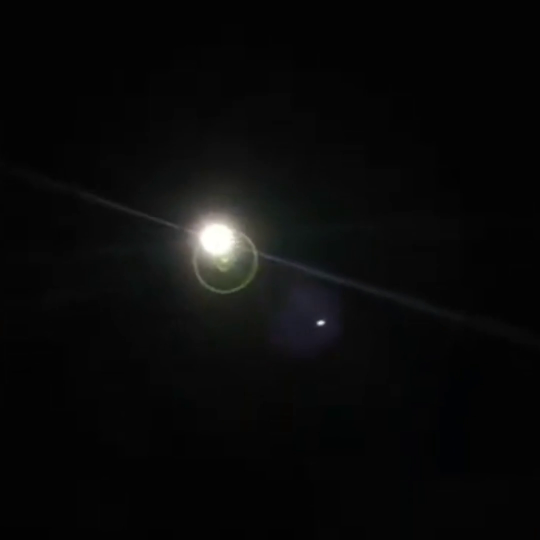
//> input picture frame 108 of combinacao/teste_light_painting.mp4, 1080 x 1080 px (shown at 1/2 size)
$ ./combinacao   (built with g++ and OpenCV 4)
//> lines starting //> are read from the running program, lines starting //| are printed output that depends on the picture; after the words box and inside, x2 and y2 are one past the last pixel; in counts of white or black regions, pixels touching at a corner belong together
#include <iostream>
#include <opencv2/opencv.hpp>

int main(int argc, char** argv) {
  // Define o caminho do vídeo padrão ou recebe via argumento do terminal
  std::string video_path = (argc > 1) ? argv[1] : "teste_light_painting.mp4";

  cv::VideoCapture cap(video_path);
  if (!cap.isOpened()) {
    std::cerr << "Erro ao abrir o arquivo de video: " << video_path << std::endl;
    return -1;
  }

  cv::Mat frame, frame_gray, frame_resized;
  cap >> frame;
//> frame is the input picture: 1080 rows x 1080 cols, CV_8UC3; mean B, G, R 9.5, 9.7, 9.5
  if (frame.empty()) {
    std::cerr << "O video nao contem frames validos." << std::endl;
    return -1;
  }

  // --- REDIMENSIONAMENTO PARA 640x640 ---
  cv::resize(frame, frame_resized, cv::Size(640, 640));
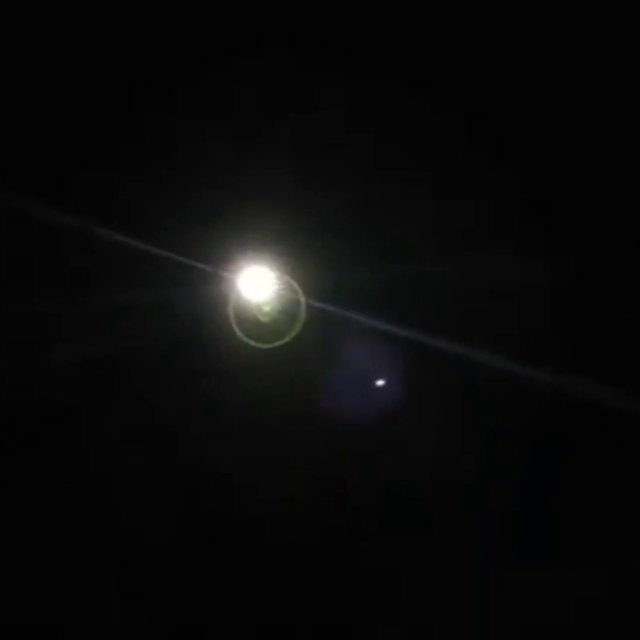
//> frame_resized: 640 rows x 640 cols, CV_8UC3; mean B, G, R 9.5, 9.7, 9.4

  // Converte o primeiro frame redimensionado para tons de cinza
  cv::cvtColor(frame_resized, frame_gray, cv::COLOR_BGR2GRAY);

  // Inicializa os acumuladores em 640x640
  cv::Mat light_painting_max = frame_gray.clone();
  cv::Mat light_painting_or  = frame_gray.clone();

  while (true) {
    cap >> frame;
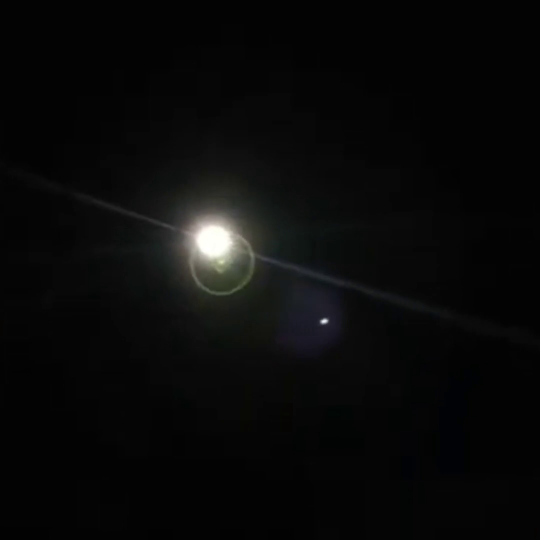
//> input picture frame 109 of combinacao/teste_light_painting.mp4, 1080 x 1080 px (shown at 1/2 size)
//> frame is the input picture: 1080 rows x 1080 cols, CV_8UC3; mean B, G, R 9.4, 9.6, 9.3
    if (frame.empty()) {
      break; // Fim do vídeo
    }

    // Redimensiona para o formato quadrado 640x640
    cv::resize(frame, frame_resized, cv::Size(640, 640));
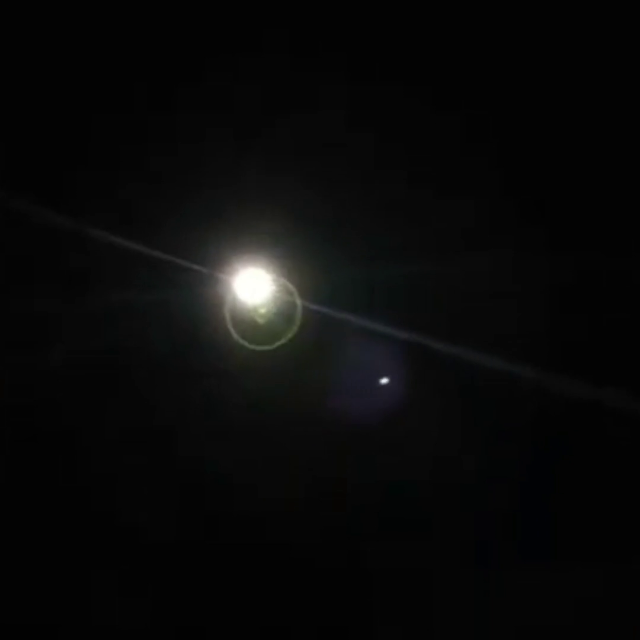
//> frame_resized: 640 rows x 640 cols, CV_8UC3; 18.27% of pixels changed, all inside (x1, y1, x2, y2) = (0, 142, 640, 625)
    cv::cvtColor(frame_resized, frame_gray, cv::COLOR_BGR2GRAY);
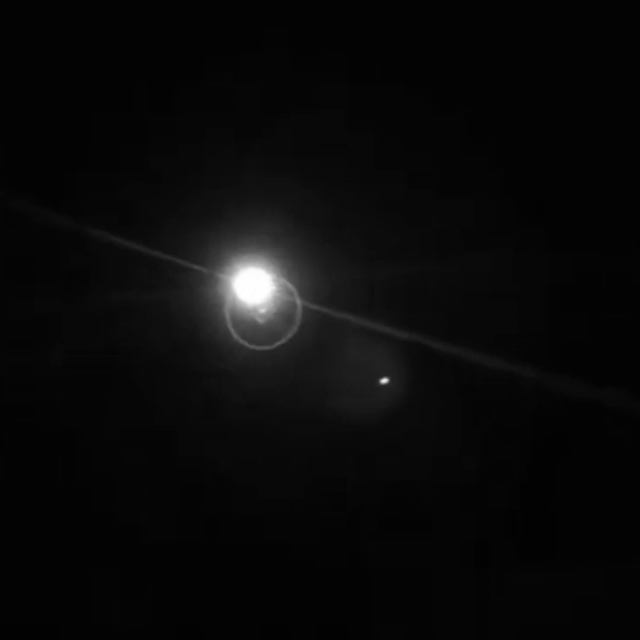
//> frame_gray: 640 rows x 640 cols, CV_8UC1; min 2, max 255, mean 9.4

    // Combinações acumulativas
    cv::max(light_painting_max, frame_gray, light_painting_max);
    cv::bitwise_or(light_painting_or, frame_gray, light_painting_or);
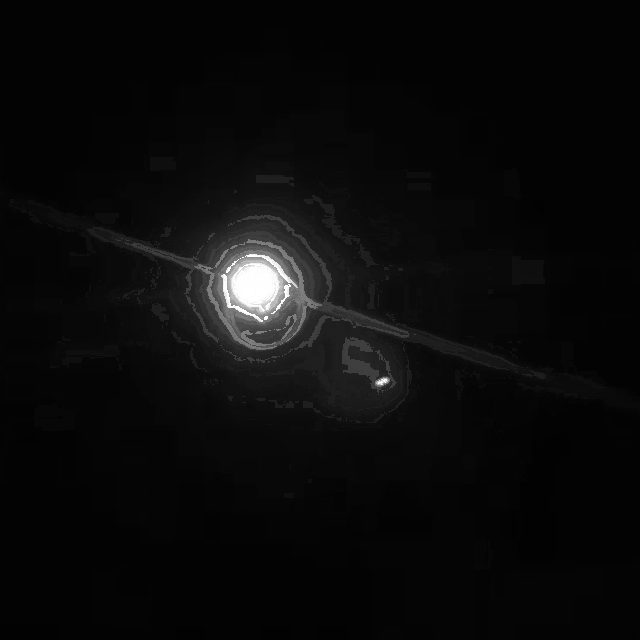
//> light_painting_or: 640 rows x 640 cols, CV_8UC1; min 2, max 255, mean 10.8
  }

  // Exibe as janelas com o resultado quadrado
  cv::imshow("Light Painting - cv::max", light_painting_max);
  cv::imshow("Light Painting - cv::bitwise_or", light_painting_or);

  // Salva os ficheiros gerados em 640x640
  cv::imwrite("resultado_light_painting_max.png", light_painting_max);
  cv::imwrite("resultado_light_painting_or.png", light_painting_or);

  std::cout << "Processamento concluido! Imagens salvas na resolucao 640x640." << std::endl;

  cv::waitKey(0);
  return 0;
}

$ run again, starting later in the video
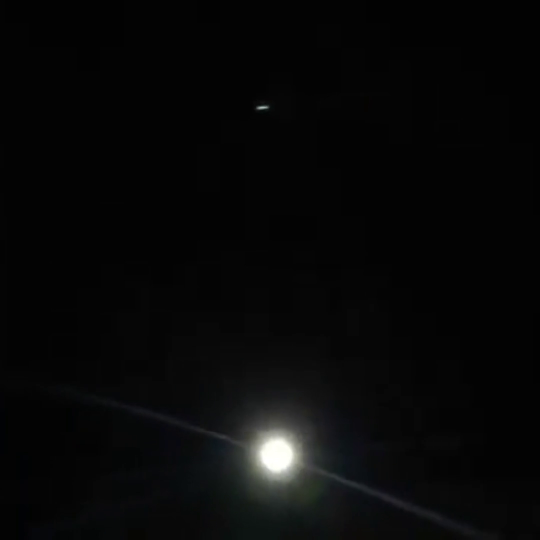
//> input picture frame 486 of combinacao/teste_light_painting.mp4, 1080 x 1080 px (shown at 1/2 size)
//> frame is the input picture: 1080 rows x 1080 cols, CV_8UC3; mean B, G, R 8, 8, 7.6
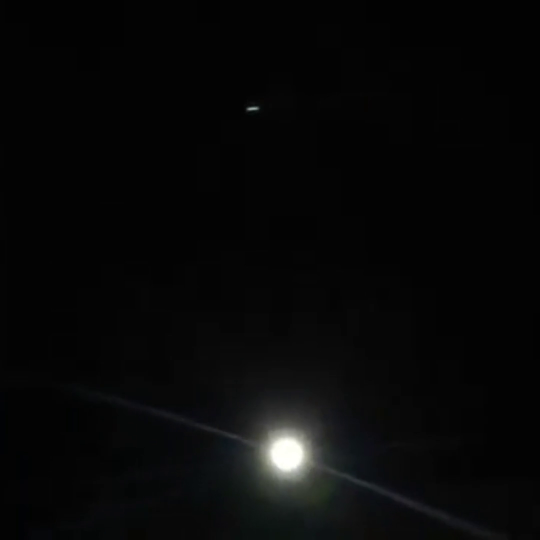
//> input picture frame 487 of combinacao/teste_light_painting.mp4, 1080 x 1080 px (shown at 1/2 size)
//> frame is the input picture: 1080 rows x 1080 cols, CV_8UC3; mean B, G, R 8, 8, 7.6
//> `cv::bitwise_or(light_painting_or, frame_gray, light_painting_or);`:
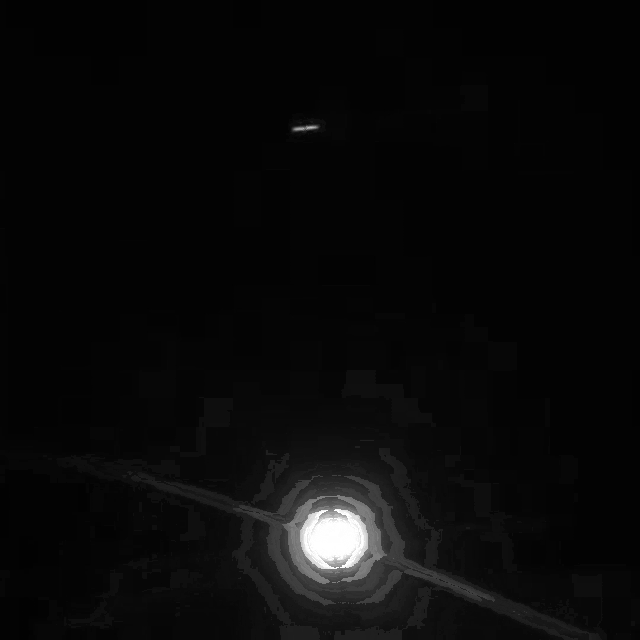
//> light_painting_or: 640 rows x 640 cols, CV_8UC1; min 2, max 255, mean 9.7

$ run again, starting later in the video
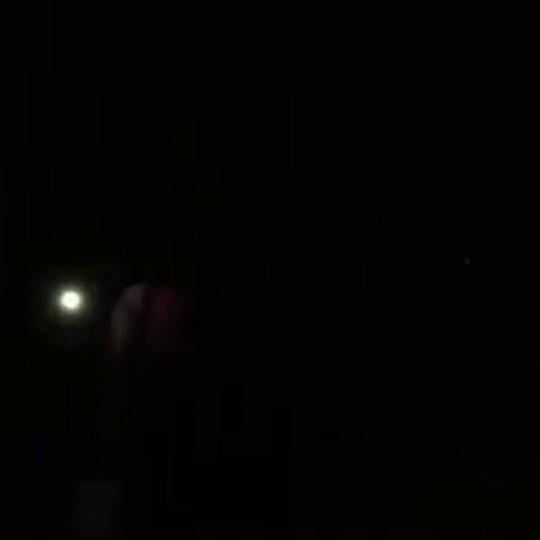
//> input picture frame 864 of combinacao/teste_light_painting.mp4, 1080 x 1080 px (shown at 1/2 size)
//> frame is the input picture: 1080 rows x 1080 cols, CV_8UC3; mean B, G, R 2.5, 3.1, 3.2
//> `cv::cvtColor(frame_resized, frame_gray, cv::COLOR_BGR2GRAY);`:
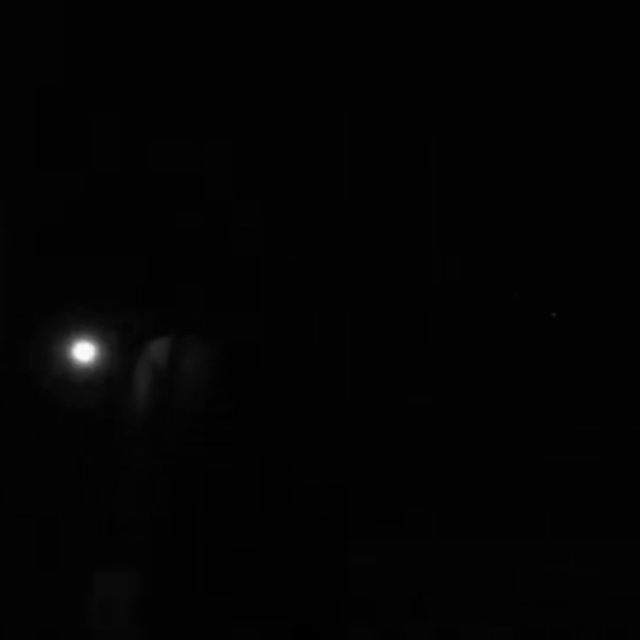
//> frame_gray: 640 rows x 640 cols, CV_8UC1; min 0, max 252, mean 3.1
//> `cv::bitwise_or(light_painting_or, frame_gray, light_painting_or);`:
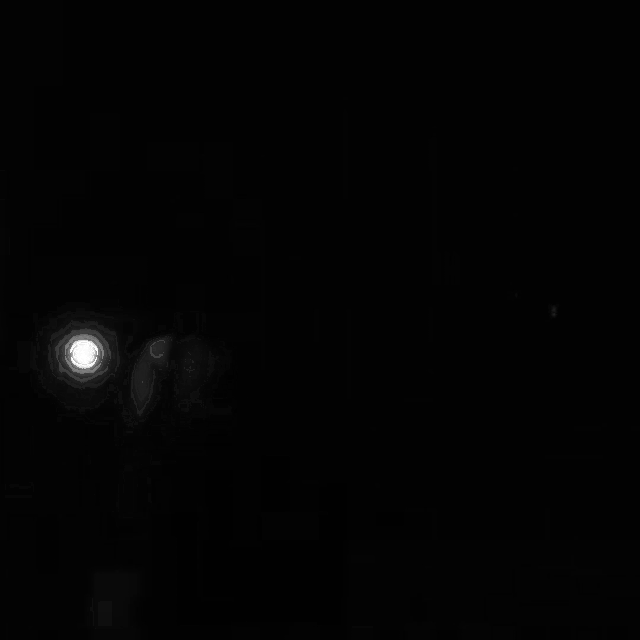
//> light_painting_or: 640 rows x 640 cols, CV_8UC1; min 0, max 255, mean 3.4
